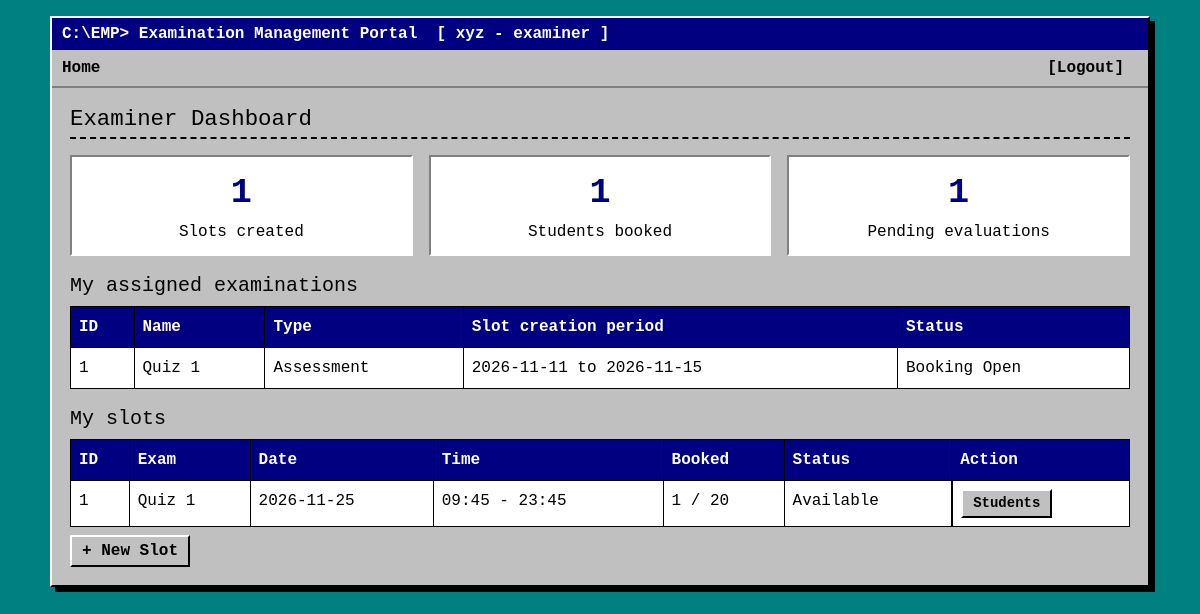
The app's page /examiner/ (signed in) with its own data.
### models.py (models this page shows, shortened)
class Exam(db.Model):
    id = db.Column(db.Integer, primary_key=True)
    course_id = db.Column(db.Integer, db.ForeignKey("course.id"), nullable=False)
    examiner_id = db.Column(db.Integer, db.ForeignKey("user.id"))
    name = db.Column(db.String(100), nullable=False)
    exam_type = db.Column(db.String(30), nullable=False)
    duration = db.Column(db.Integer, nullable=False)
    max_marks = db.Column(db.Integer, nullable=False)
    slot_start = db.Column(db.Date, nullable=False)
    slot_end = db.Column(db.Date, nullable=False)
    book_start = db.Column(db.Date, nullable=False)
    book_end = db.Column(db.Date, nullable=False)
    status = db.Column(db.String(20), default="Draft")
    course = db.relationship("Course", backref="exams")
    examiner = db.relationship("User")

class Slot(db.Model):
    id = db.Column(db.Integer, primary_key=True)
    exam_id = db.Column(db.Integer, db.ForeignKey("exam.id"), nullable=False)
    examiner_id = db.Column(db.Integer, db.ForeignKey("user.id"), nullable=False)
    slot_date = db.Column(db.Date, nullable=False)
    start_time = db.Column(db.String(5), nullable=False)      # hour:min
    end_time = db.Column(db.String(5), nullable=False)
    capacity = db.Column(db.Integer, nullable=False)
    status = db.Column(db.String(20), default="Available")
    exam = db.relationship("Exam", backref="slots")
    examiner = db.relationship("User")
    def booked(self):
        return Booking.query.filter(Booking.slot_id == self.id,
                                    Booking.status.in_(["Booked", "Completed"])).count()

### routes/examiner.py (the view)
@examiner.route("/")
@login_required("examiner")
def dashboard():
    exams = Exam.query.filter_by(examiner_id=me()).all()
    slots = Slot.query.filter_by(examiner_id=me()).all()
    students_booked = sum(s.booked() for s in slots)
    pending = Booking.query.join(Slot).filter(Slot.examiner_id == me(), Booking.status == "Booked").count()
    return render_template("examiner/dashboard.html", exams=exams, slots=slots,
                           students_booked=students_booked, pending=pending, editable=BEFORE_BOOKING)

### app.py (called while the page is built)
@app.context_processor
def inject_user():
    return {"role": session.get("role"), "user_name": session.get("name")}

### helpers.py (called while the page is built)
def login_required(role):
    def decorator(page):
        @wraps(page)
        def wrapper(*args, **kwargs):
            if session.get("role") != role:
                flash("Please log in with the correct account.")
                return redirect(url_for("auth.login"))
            return page(*args, **kwargs)
        return wrapper
    return decorator

### routes/examiner.py (called while the page is built)
def me():
    return session["user_id"]

### templates/examiner/dashboard.html (shortened to what this page needs)
{% extends "base.html" %}
{% block content %}
<h2>Examiner Dashboard</h2>
<div class="row g-3 mb-3">
  <div class="col-4"><div class="stat"><div class="num">{{ slots|length }}</div>Slots created</div></div>
  <div class="col-4"><div class="stat"><div class="num">{{ students_booked }}</div>Students booked</div></div>
  <div class="col-4"><div class="stat"><div class="num">{{ pending }}</div>Pending evaluations</div></div>
</div>
<h5>My assigned examinations</h5>
<table class="table table-bordered">
  <tr><th>ID</th><th>Name</th><th>Type</th><th>Slot creation period</th><th>Status</th></tr>
  {% for e in exams %}
  <tr>
    <td>{{ e.id }}</td><td>{{ e.name }}</td><td>{{ e.exam_type }}</td>
    <td>{{ e.slot_start }} to {{ e.slot_end }}</td><td>{{ e.status }}</td>
  </tr>
  {% else %}
  <tr><td colspan="5">No examinations assigned to you yet.</td></tr>
  {% endfor %}
</table>
<h5>My slots</h5>
<table class="table table-bordered">
  <tr><th>ID</th><th>Exam</th><th>Date</th><th>Time</th><th>Booked</th><th>Status</th><th>Action</th></tr>
  {% for s in slots %}
  <tr>
    <td>{{ s.id }}</td><td>{{ s.exam.name }}</td><td>{{ s.slot_date }}</td>
    <td>{{ s.start_time }} - {{ s.end_time }}</td><td>{{ s.booked() }} / {{ s.capacity }}</td>
    <td>{{ s.status }}</td>
    <td class="d-flex gap-1">
      <a class="btn btn-sm" href="{{ url_for('examiner.slot_students', id=s.id) }}">Students</a>
    </td>
  </tr>
  {% else %}
  <tr><td colspan="7">No slots yet.</td></tr>
  {% endfor %}
</table>
<a class="btn" href="{{ url_for('examiner.slot_form') }}">+ New Slot</a>
{% endblock %}

### templates/base.html (shortened to what this page needs)
<!doctype html>
<html lang="en">
<head>
  <link href="{{ url_for('static', filename='bootstrap.min.css') }}" rel="stylesheet">
  <link href="{{ url_for('static', filename='style.css') }}" rel="stylesheet">
</head>
<body>
<div class="window">
  <div class="title-bar">
    C:\EMP&gt; Examination Management Portal
    {% if user_name %} &nbsp;[ {{ user_name }} - {{ role }} ]{% endif %}
  </div>
  {% if role %}
  <div class="menu d-flex flex-wrap align-items-center">
    <a href="{{ url_for(role + '.dashboard') }}">Home</a>
    <a class="{{ 'ms-3' if role == 'admin' else 'ms-auto' }}" href="{{ url_for('auth.logout') }}">[Logout]</a>
  </div>
  {% endif %}
  <div class="window-body">
    {% block content %}{% endblock %}
  </div>
</div>
</body>
</html>

### static/style.css (style rules this page uses)
html { background: #008080; color-scheme: only light; }
body { background: #008080; min-height: 100vh; font-family: "Courier New", Courier, monospace; color: #000; padding: 16px; }
.window { background: #c0c0c0; max-width: 1100px; margin: 0 auto; border: 2px solid; border-color: #fff #000 #000 #fff; box-shadow: 5px 5px 0 #000; }
.title-bar { background: #000080; color: #fff; font-weight: bold; padding: 4px 10px; }
.menu { border-bottom: 2px solid #808080; padding: 6px 10px; }
.menu a { color: #000; margin-right: 14px; text-decoration: none; font-weight: bold; }
.window-body { padding: 18px; }
h2 { font-size: 1.4rem; border-bottom: 2px dashed #000; padding-bottom: 4px; margin-bottom: 16px; }
h5 { margin-top: 18px; }
a { color: #0000ee; }
.btn { background: #c0c0c0; color: #000; border: 2px solid; border-color: #fff #000 #000 #fff; border-radius: 0; font-family: inherit; font-weight: bold; padding: 2px 10px; }
.table { background: #fff; border-color: #000; margin-bottom: 8px; }
.table th { background: #000080; color: #fff; }
.stat { background: #fff; border: 2px solid; border-color: #808080 #fff #fff #808080; padding: 10px; text-align: center; }
.stat .num { font-size: 2.2rem; font-weight: bold; color: #000080; }

### records on screen
Exam: id "1", name "Quiz 1", exam_type "Assessment", slot_start "2026-11-11", slot_end "2026-11-15", status "Booking Open"
Slot: id "1", exam.name "Quiz 1", slot_date "2026-11-25", start_time "09:45", end_time "23:45", booked "1", capacity "20", status "Available"

### other values on screen
{{ user_name }} "xyz"
{{ role }} "examiner"
{{ slots|length }} "1"
{{ students_booked }} "1"
{{ pending }} "1"
